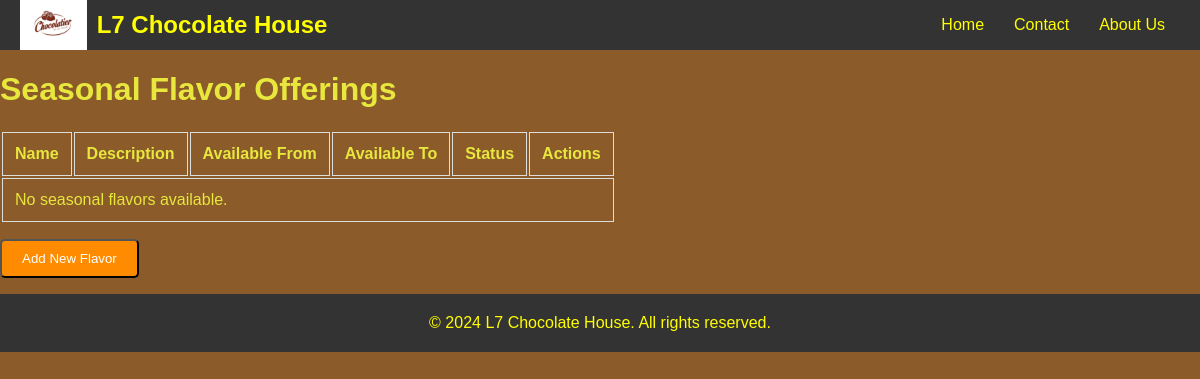
Page /inventory/seasonal_flavors/ on the earlier database version.
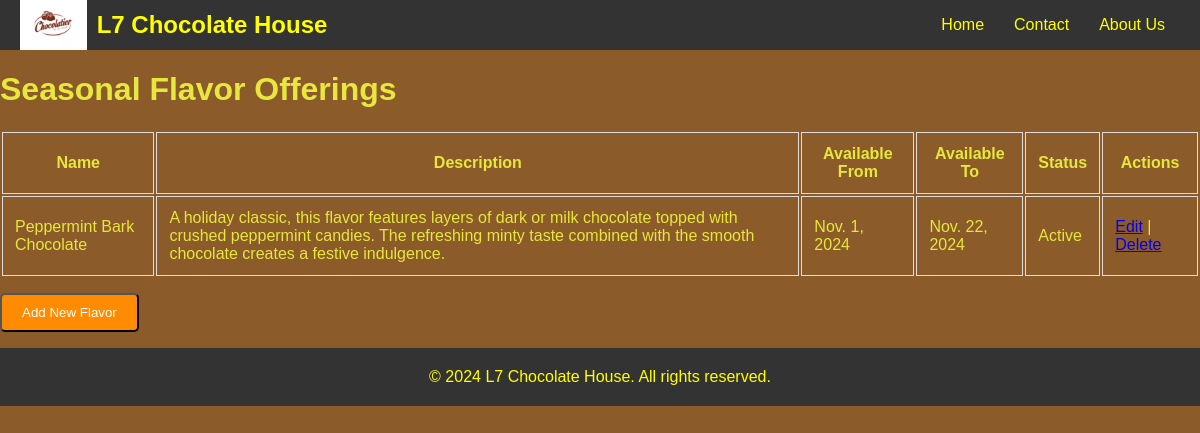
Same page on the later database version.
### choco_app/models.py (models this page shows, shortened)
class FlavorSeason(models.Model):
    name = models.CharField(max_length=100, unique=True)
    description = models.TextField(blank=True, null=True)
    available_from = models.DateField()
    available_to = models.DateField()
    is_active = models.BooleanField(default=True)

### choco_app/views.py (the view)
# urls.py: path('seasonal_flavors/', view_seasonal_flavors, name='seasonal_flavors'),
def view_seasonal_flavors(request):
    active_flavors = FlavorSeason.objects.filter(is_active=True)
    return render(request, 'season_flavor.html', {'flavors': active_flavors})

### choco_app/templates/season_flavor.html (shortened to what this page needs)
{% include 'header.html' %}
{% load static %}
<!DOCTYPE html>
<html lang="en">
<head>
    <link rel="stylesheet" href="{% static 'choco_app/styles.css' %}">
</head>
<body>
    <h1>Seasonal Flavor Offerings</h1>
    <table>
        <thead>
            <tr>
                <th>Name</th>
                <th>Description</th>
                <th>Available From</th>
                <th>Available To</th>
                <th>Status</th>
                <th>Actions</th>
            </tr>
        </thead>
        <tbody>
            {% for flavor in flavors %}
            <tr>
                <td>{{ flavor.name }}</td>
                <td>{{ flavor.description }}</td>
                <td>{{ flavor.available_from }}</td>
                <td>{{ flavor.available_to }}</td>
                <td>{{ flavor.is_active|yesno:"Active,Inactive" }}</td>
                <td>
                    <a href="{% url 'update_seasonal_flavor' flavor.id %}">Edit</a> |
                    <a href="{% url 'delete_seasonal_flavor' flavor.id %}">Delete</a>
                </td>
            </tr>
            {% empty %}
            <tr>
                <td colspan="6">No seasonal flavors available.</td>
            </tr>
            {% endfor %}
        </tbody>
    </table>
    <a href="{% url 'add_seasonal_flavor' %}" ><button class="btn">Add New Flavor</button></a>
</body>
</html>
{% include 'footer.html' %}

### choco_app/templates/header.html (shortened to what this page needs)
{%load static%}
<!DOCTYPE html>
<html lang="en">
<head>
</head>
<body>
    <header>
        <div class="logo">
            <img src="{% static 'choco_app/images/logo.jpg' %}" alt="Chocolate House Logo">
            <span class="title">L7 Chocolate House</span>
        </div>
        <nav>
            <a href="{% url 'home' %}">Home</a>
            <a href="{% url 'contact' %}">Contact</a>
            <a href="{% url 'about' %}">About Us</a>
        </nav>
    </header>
</body>
</html>

### choco_app/templates/footer.html (shortened to what this page needs)
<!DOCTYPE html>
<html lang="en">
<head>
</head>
<body>
    <footer>
        <p style="text-align: center; padding: 20px; background-color: #333; color: yellow;">
            &copy; 2024 L7 Chocolate House. All rights reserved.
        </p>
    </footer>
</body>
</html>

### choco_app/static/choco_app/styles.css (style rules this page uses)
html body { font-family: Arial, sans-serif; margin: 0; padding: 0; background-color: #8B5B29; color: rgb(231, 231, 62); height: 100%; }
.btn { padding: 10px 20px; background-color: #ff8c00; color: white; text-decoration: none; border-radius: 5px; margin-top: 15px; transition: background-color 0.3s; }
th, td { padding: 12px; border: 1px solid #ddd; }

### choco_app/templates/header.html (style rules this page uses)
header { background-color: #333; color: yellow; padding: 10px 0; display: flex; align-items: center; justify-content: space-between; padding: 0 20px; }
.logo { display: flex; align-items: center; }
.logo img { height: 50px; margin-right: 10px; }
.title { font-size: 24px; font-weight: bold; }
nav { display: flex; }
nav a { color: yellow; padding: 15px; text-decoration: none; }

Differences in the rows shown:
added FlavorSeason: name "Peppermint Bark Chocolate", description "A holiday classic, this flavor features layers of dark or milk chocolate topped with crushed peppermint candies. The refreshing minty taste combined with the smooth chocolate creates a festive indulgence.", available_from "Nov. 1, 2024", available_to "Nov. 22, 2024", is_active "Active"
Other differences:
text no longer shown: "No seasonal flavors available."
